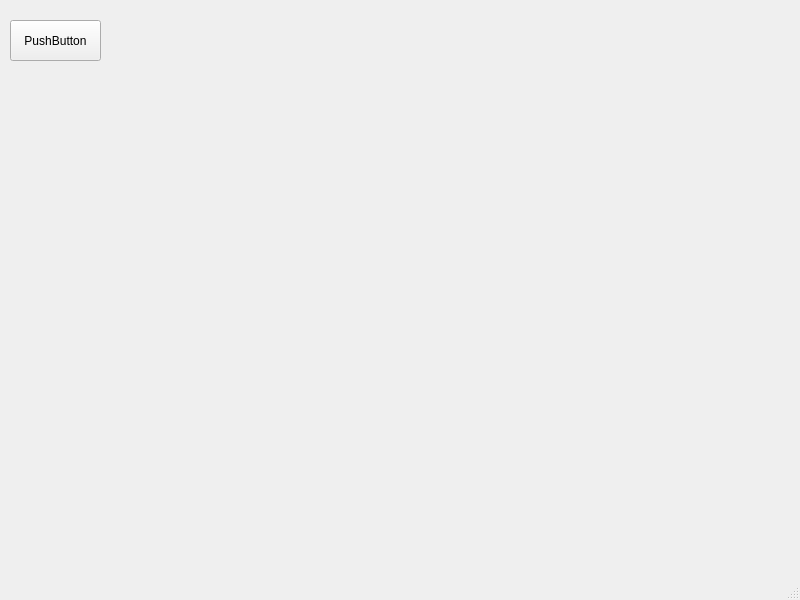
<?xml version="1.0" encoding="UTF-8"?>
<ui version="4.0">
 <class>MainWindow</class>
 <widget class="QMainWindow" name="MainWindow">
  <property name="geometry">
   <rect>
    <x>0</x>
    <y>0</y>
    <width>800</width>
    <height>600</height>
   </rect>
  </property>
  <property name="windowTitle">
   <string>MainWindow</string>
  </property>
  <widget class="QWidget" name="centralwidget">
   <widget class="QPushButton" name="pushButton">
    <property name="geometry">
     <rect>
      <x>10</x>
      <y>20</y>
      <width>91</width>
      <height>41</height>
     </rect>
    </property>
    <property name="text">
     <string>PushButton</string>
    </property>
   </widget>
  </widget>
  <widget class="QMenuBar" name="menubar">
   <property name="geometry">
    <rect>
     <x>0</x>
     <y>0</y>
     <width>800</width>
     <height>21</height>
    </rect>
   </property>
  </widget>
  <widget class="QStatusBar" name="statusbar"/>
 </widget>
 <resources/>
 <connections/>
</ui>
